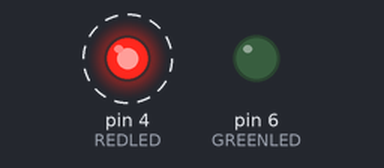
A sketch run on a simulated Arduino Uno, built with avr-gcc and run on an emulated ATmega328P. On the bench: output pins drawn as LEDs (lit = HIGH). Dashed ring = blinking.

Above: at 0.5 s.
Timing chart, 0 to 4.6 s (numbered marks = the images above):
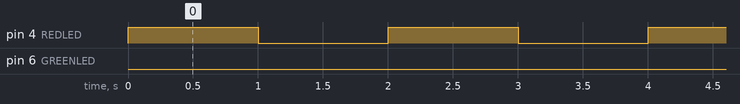

Measured:
- by itself, pin 4 (REDLED): alternates HIGH for 1.0 s and LOW for 1.0 s, 12 changes in all, then stays LOW
- by itself, pin 6 (GREENLED): LOW → HIGH at 12.0 s, → LOW 1.0 s later, → HIGH 1.0 s later, → LOW 1.0 s later, … (118 changes in this stretch)

The sketch:

lesson2.ino
```cpp
int REDLED=4;
int GREENLED=6;


void setup() {
  // put your setup code here, to run once:
pinMode(REDLED,OUTPUT);
pinMode(GREENLED,OUTPUT);

}

void loop() {

for(int j=1;  j<=6; j=j+1){
  digitalWrite(REDLED,HIGH);
  delay(1000);
  digitalWrite(REDLED,LOW);
  delay(1000);
  }

for(int j=1; j=6; j=j+1){
  digitalWrite(GREENLED,HIGH);
  delay(1000);
  digitalWrite(GREENLED,LOW);
  delay(1000);

  }

  // put your main code here, to run repeatedly:

}
```
